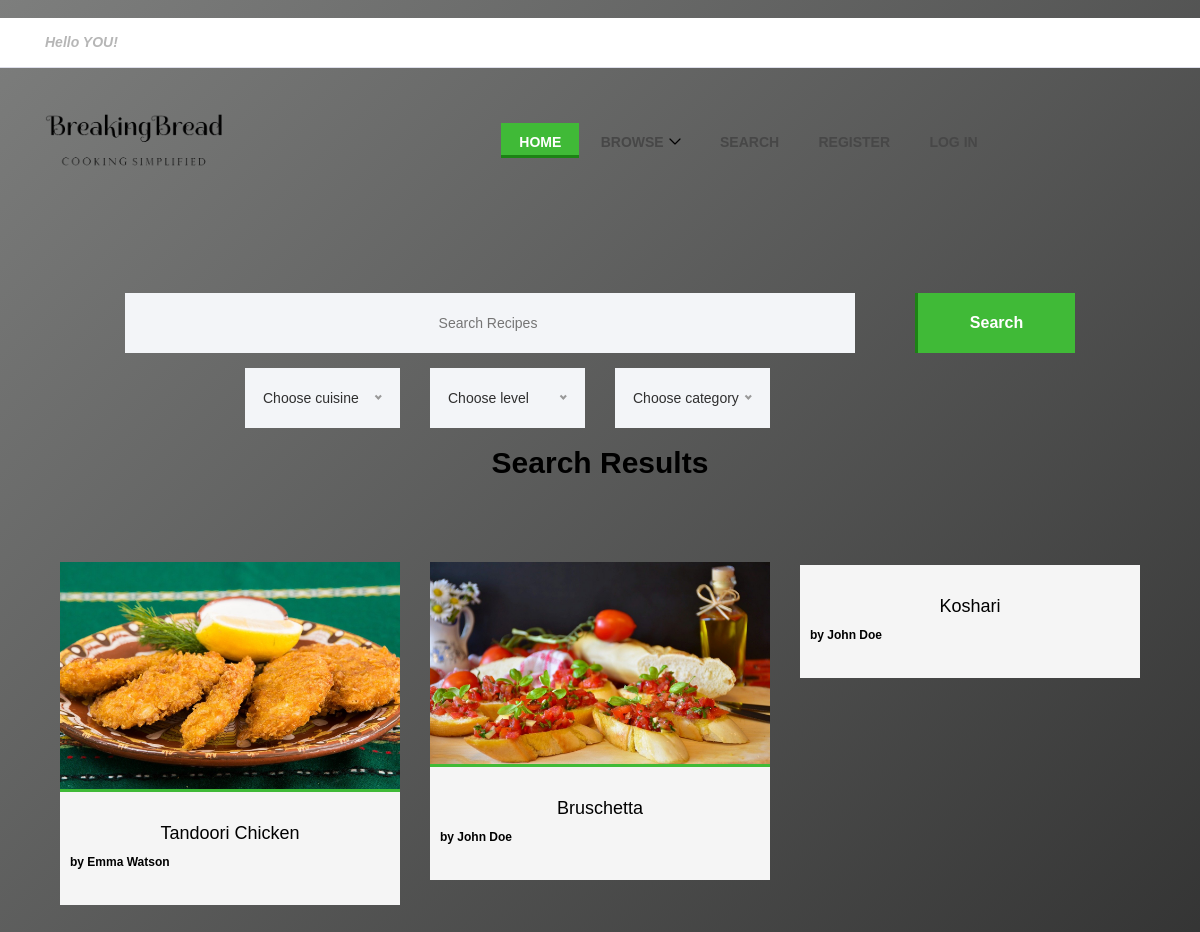
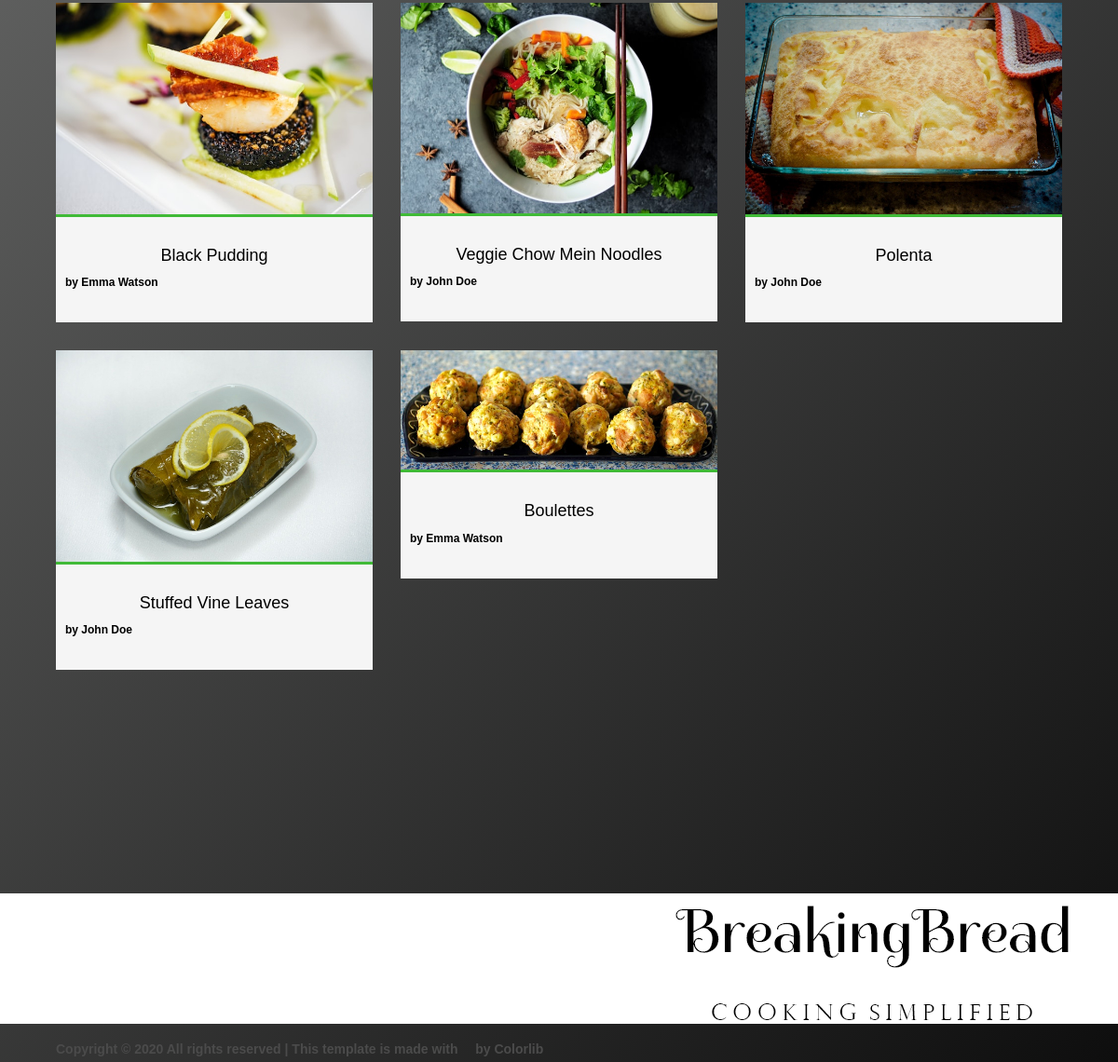
Screenshot of /breakingbread/search-results/ with the database file from the repository (2 pictures, top to bottom).
### breakingbread/models.py (models this page shows, shortened)
class UserProfile(models.Model):
    user=models.OneToOneField(User,on_delete=models.CASCADE)
    usertype=models.IntegerField(default=0)
    address=models.CharField(max_length=300,blank=True)
    address_hidden = models.BooleanField(default=False)
    picture=models.ImageField(upload_to='profile_images',blank=True)
    def __str__(self):
        return self.user.username

class Image(models.Model):
    image_id=models.AutoField(primary_key=True)
    picture = models.ImageField(upload_to='recipe_images', blank=False)
    recipe_id=models.ForeignKey(Recipe,on_delete=models.CASCADE,blank=False)

class Recipe(models.Model):
    recipe_id=models.AutoField(primary_key=True)
    recipe_name=models.CharField(max_length=128)
    username = models.ForeignKey(UserProfile,on_delete=models.CASCADE)
    time_taken = models.IntegerField()
    level = models.IntegerField()
    ingredients = models.TextField(max_length=1000)
    cooking_type = models.IntegerField(default=0)
    cuisine = models.ForeignKey(Cuisine,on_delete=models.CASCADE)
    description = models.TextField(max_length=2000)
    created = models.DateTimeField(default=now)
    @property
    def average_rating(self):
        total = 0
        count = Review.objects.filter(recipe_id=self.recipe_id).count()
        reviews = Review.objects.filter(recipe_id=self.recipe_id)
        for r in reviews:
            total+=r.rating
        if count!=0:
            return (total/count)
        else:
            return 0

### breakingbread/views.py (the view)
# urls.py: path('search-results/',views.search,name='search'),
def search(request):
    cuisine_list = []
    cuisines = Cuisine.objects.all();
    for cuisine in cuisines:
        cuisine_list.append(cuisine.cuisine_type)
    context_dict={}
    recipes = Recipe.objects.all();
    recipes_list=[]
    for recipe in recipes:
        recipe_list={"id":recipe.recipe_id,
                     "name":recipe.recipe_name,
                     "username":recipe.username,
                     "rating_ceil":list(range(5-math.ceil(recipe.average_rating))),
                     "rating_floor":list(range(math.floor(recipe.average_rating))),
                     "rating_decimal":recipe.average_rating-math.floor(recipe.average_rating)}
        images = Image.objects.filter(recipe_id=recipe.recipe_id)
        for image in images:
            recipe_list["image"]=image.picture
            break
        recipes_list.append(recipe_list)
    def true_floor(x):
        if x["rating_floor"]!=[]:
            floor_range = x["rating_floor"]
            floor = floor_range[-1]+1
            return floor + x["rating_decimal"]
        else:
            return 0;
    recipes_list.sort(key=lambda x:true_floor(x),reverse=True)
    context_dict["recipes"]=recipes_list
    context_dict["cuisines"]= cuisine_list
    response = render(request, 'breakingbread/search-results.html',context=context_dict)
    return response

### templates/breakingbread/search-results.html (shortened to what this page needs)
{% extends 'breakingbread/base.html' %}
{% load staticfiles %}
{% block body_block %}
    <div class="receipe-post-area section-padding-80">
        <div class="receipe-post-search mb-80">
            <div class="container">
                <form action="#" method="post">
                         <div class="row justify-content-md-center">
                            <div class="col-8">
                                <input type="search" name="search" placeholder="Search Recipes">
                            </div>
                             <div class="col-md-auto">
                            </div>
                            <div class="col col-lg-2">
                                <button type="submit" class="btn delicious-btn">Search</button>
                            </div>
                    </div>
                    <div class="row justify-content-md-center" style="padding:15px;">
                        <div class="col col-lg-2">
                        </div>
                        <div class="col col-lg-2">
                        </div>
                         <div class="col col-lg-2">
                        </div>
                        <div class="col col-lg-2">
                        </div>
                        <br /><br />
                        </div>
                    <section class="best-receipe-area">
        <div class="container">
            <div class="row">
                <div class="col-12">
                    <div class="section-heading">
                        <h3>Search Results</h3>
                    </div>
                </div>
            </div>
            <div class="row">
            {% if recipes %}
            {% for recipe in recipes %}
                <div class="col-12 col-sm-6 col-lg-4">
                    <div class="single-best-receipe-area mb-30" >
                        <img src="{{ MEDIA_URL }}{{ recipe.image }}" height="50" alt="">
                        <div class="receipe-content" style="">
                            <a href="receipe-post.html">
                                <h5>{{ recipe.name }}</h5>
                            </a>
                            <div class="username">
                                <h6>by {{ recipe.username }}</h6>
                            </div>
                            <div class="ratings">
                            {% if recipe.rating_floor %}
                            {% for item in recipe.rating_floor %}
                                <i class="fa fa-star" aria-hidden="true"></i>
                            {% endfor %}
                            {% endif %}
                            {% if recipe.rating_ceil %}
                            {% for item in recipe.rating_ceil %}
                                <i class="fa fa-star-o" aria-hidden="true"></i>
                            {% endfor %}
                            {% endif %}
                            </div>
                        </div>
                    </div>
                </div>
            {% endfor %}
             </div>
            {% else %}
            <strong>No recipes found for your search</search>
            {% endif %}
            </div>
        </div>
            </div>
        </div>
{% endblock %}

### templates/breakingbread/base.html (shortened to what this page needs)
﻿<!DOCTYPE html>
{% load staticfiles %}
<html lang="en">
<head>
    <link rel="stylesheet" href="{% static 'style.css' %}">
</head>
<body style="background-color:white;">
    <header class="header-area">
        <div class="top-header-area">
            <div class="container h-100">
                <div class="row h-100 align-items-center justify-content-between">
                    <div class="col-12 col-sm-6">
                        <div class="breaking-news">
                            <div id="breakingNewsTicker" class="ticker">
                                <ul>
                                    {% if logged_in %}
                                        <li><a href="#">Hello {{ username }}</a></li>
                                    {% else %}
                                        <li><a href="#">Hello YOU!</a></li>
                                    {% endif %}
                                </ul>
                            </div>
                        </div>
                    </div>
                    <div class="col-12 col-sm-6">
                        <div class="top-social-info text-right">
                            <a href="#"><i class="fa fa-pinterest" aria-hidden="true"></i></a>
                            <a href="#"><i class="fa fa-facebook" aria-hidden="true"></i></a>
                            <a href="#"><i class="fa fa-twitter" aria-hidden="true"></i></a>
                            <a href="#"><i class="fa fa-dribbble" aria-hidden="true"></i></a>
                            <a href="#"><i class="fa fa-behance" aria-hidden="true"></i></a>
                            <a href="#"><i class="fa fa-linkedin" aria-hidden="true"></i></a>
                        </div>
                    </div>
                </div>
            </div>
        </div>
        <div class="delicious-main-menu">
            <div class="classy-nav-container breakpoint-off">
                <div class="container">
                    <nav class="classy-navbar justify-content-between" id="deliciousNav">
                        <a class="nav-brand" href="{% url 'breakingbread:index' %}"><img src="{% static 'images/core-img/bb_logo.png' %}" alt=""></a>
                        <div class="classy-menu">
                            <div class="classynav">
                                <ul>
                                    <li class="active"><a href="index.html">Home</a></li>
                                    <li>
                                        <a href="#">Browse</a>
                                    </li>
                                    <li><a href="{% url 'breakingbread:search' %}">Search</a></li>
                                    {% if logged_in %}
                                        <li><a href="{% url 'breakingbread:logout' %}">My Details</a></li>
                                        <li><a href="{% url 'breakingbread:logout' %}">Sign out</a></li>
                                    {% else %}
                                        <li><a href="{% url 'breakingbread:register' %}">Register</a></li>
                                        <li><a href="{% url 'breakingbread:login' %}">Log In</a></li>
                                     {% endif %}
                                </ul>
                                <div class="search-btn">
                                    <i class="fa fa-search" aria-hidden="true"></i>
                                </div>
                            </div>
                        </div>
                    </nav>
                </div>
            </div>
        </div>
    </header>
     <div>
         {% block body_block %}
         {% endblock %}
     </div>
    <footer class="footer-area">
        <div class="container h-100">
            <div class="row h-100">
                <div class="col-12 h-100 d-flex flex-wrap align-items-center justify-content-between">
                    <div class="footer-social-info text-right">
                        <a href="#"><i class="fa fa-pinterest" aria-hidden="true"></i></a>
                        <a href="#"><i class="fa fa-facebook" aria-hidden="true"></i></a>
                        <a href="#"><i class="fa fa-twitter" aria-hidden="true"></i></a>
                        <a href="#"><i class="fa fa-dribbble" aria-hidden="true"></i></a>
                        <a href="#"><i class="fa fa-behance" aria-hidden="true"></i></a>
                        <a href="#"><i class="fa fa-linkedin" aria-hidden="true"></i></a>
                    </div>
                    <div class="footer-logo">
                        <a href="index.html"><img src="img/core-img/bb_logo.png" alt=""></a>
                    </div>
                    <p>
                        Copyright &copy;
                        <script>document.write(new Date().getFullYear());</script> All rights reserved | This template is made with <i class="fa fa-heart-o" aria-hidden="true"></i> by <a href="https://colorlib.com" target="_blank">Colorlib</a>
                    </p>
                </div>
            </div>
        </div>
    </footer>
</body>
</html>

### rows the page displays
UserProfile: image (picture), name "Tandoori Chicken", username "Emma Watson", name "Black Pudding", name "Boulettes"
UserProfile: image (picture), name "Bruschetta", username "John Doe", name "Koshari", name "Veggie Chow Mein Noodles", name "Polenta", name "Stuffed Vine Leaves"
